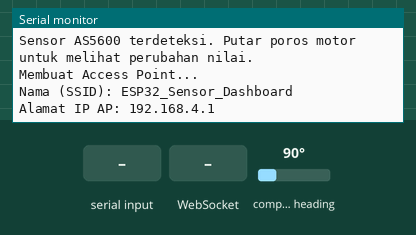
This sketch was run on a simulated ESP32. Shown: the last lines printed to the serial monitor. The inputs (shaded band) are chosen by the test bench; at power-on: compass heading 90°.

Above: at 1.2 s.
1.3 s: "1\n" received over Serial
At 2.0 s:
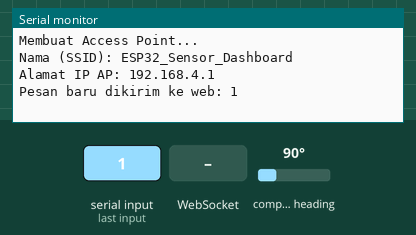
2.8 s: WebSocket text "1" received
At 4.0 s:
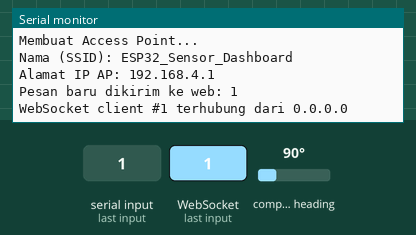

The sketch:

firm-to-gui.ino
```cpp
#include <Wire.h>
#include <AS5600.h>
#include <WiFi.h>
#include <ESPAsyncWebServer.h>

AS5600 as5600;

const char *ssid = "ESP32_Sensor_Dashboard";
const char *password = "12345678";

AsyncWebServer server(80);
AsyncWebSocket ws("/ws");

// uint16_t last_raw_angle = 0;
// float last_angle_deg = 0.0;
String lastSerialMessage = "Tidak ada pesan.";

const char htmlContent[] PROGMEM = R"rawliteral(
<!DOCTYPE html>
<html lang="id">
<head>
    <meta charset="UTF-8">
    <meta name="viewport" content="width=device-width, initial-scale=1.0">
    <title>ESP32 Real-Time Dashboard</title>
    <style>
        body { font-family: Arial, sans-serif; background-color: #f0f2f5; margin: 0; padding: 20px; display: flex; justify-content: center; align-items: center; min-height: 100vh; }
        .container { background-color: white; padding: 30px; border-radius: 10px; box-shadow: 0 4px 8px rgba(0,0,0,0.1); text-align: center; max-width: 400px; width: 100%; }
        h1 { color: #333; }
        #ws-status { font-size: 0.8em; padding: 5px 10px; border-radius: 15px; color: white; }
        .connected { background-color: #28a745; }
        .disconnected { background-color: #dc3545; }
        .sensor-data { margin-top: 20px; font-size: 1.2em; }
        .data-label { font-weight: bold; color: #555; }
        .data-value { color: #007BFF; font-family: 'Courier New', Courier, monospace; font-size: 1.5em; display: block; margin-top: 5px; }
        .message-box { margin-top: 30px; border-top: 1px solid #eee; padding-top: 20px; }
        .message-value { color: #28a745; font-style: italic; font-size: 1.2em; }
    </style>
</head>
<body>
    <div class="container">
        <h1>Dashboard Real-Time <span id="ws-status" class="disconnected">Offline</span></h1>
        <div class="sensor-data">
            <p class="data-label">Posisi Sudut Mentah:</p>
            <span id="raw_angle" class="data-value">---</span>

            <p class="data-label" style="margin-top: 25px;">Derajat:</p>
            <span id="angle_deg" class="data-value">--- &deg;</span>
        </div>
        <div class="message-box">
            <p class="data-label">Pesan dari Serial Monitor:</p>
            <span id="serial_message" class="message-value">Menunggu pesan...</span>
        </div>
    </div>
    <script>
        // Alamat WebSocket, menggunakan hostname halaman untuk fleksibilitas
        var gateway = `ws://${window.location.hostname}/ws`;
        var websocket;

        // Fungsi untuk memulai koneksi WebSocket
        function initWebSocket() {
            console.log('Mencoba terhubung ke WebSocket...');
            websocket = new WebSocket(gateway);
            websocket.onopen = onOpen;
            websocket.onclose = onClose;
            websocket.onmessage = onMessage;
        }

        // Saat koneksi berhasil dibuka
        function onOpen(event) {
            console.log('Koneksi WebSocket berhasil dibuka.');
            document.getElementById('ws-status').innerHTML = 'Online';
            document.getElementById('ws-status').className = 'connected';
        }

        // Saat koneksi ditutup
        function onClose(event) {
            console.log('Koneksi WebSocket ditutup.');
            document.getElementById('ws-status').innerHTML = 'Offline';
            document.getElementById('ws-status').className = 'disconnected';
            setTimeout(initWebSocket, 2000); // Coba sambungkan lagi setelah 2 detik
        }

        // Saat menerima pesan dari server
        function onMessage(event) {
            console.log('Menerima pesan:', event.data);
            var myObj = JSON.parse(event.data);
            document.getElementById("raw_angle").innerHTML = myObj.raw;
            document.getElementById("angle_deg").innerHTML = myObj.deg + " &deg;";
            document.getElementById("serial_message").innerHTML = myObj.message;
        }

        // Panggil fungsi untuk memulai koneksi saat halaman dimuat
        window.addEventListener('load', initWebSocket);
    </script>
</body>
</html>
)rawliteral";

// websocket handler
void onEvent(AsyncWebSocket *server, AsyncWebSocketClient *client, AwsEventType type, void *arg, uint8_t *data, size_t len) {
  switch (type) {
    case WS_EVT_CONNECT:
      Serial.printf("WebSocket client #%u terhubung dari %s\n", client->id(), client->remoteIP().toString().c_str());
      break;
    case WS_EVT_DISCONNECT:
      Serial.printf("WebSocket client #%u terputus\n", client->id());
      break;
    case WS_EVT_DATA:
      break;
    case WS_EVT_PONG:
    case WS_EVT_ERROR:
      break;
  }
}

void setup() {
  Serial.begin(115200);
  Wire.begin();  // pin default GPIO 21 (SDA) dan 22 (SCL)

  as5600.begin();
  // if (!as5600.isConnected()) {
  //   Serial.println("Error: Sensor AS5600 tidak terdeteksi! ");
  //   while (1);
  // }
  Serial.println("Sensor AS5600 terdeteksi. Putar poros motor untuk melihat perubahan nilai.");
  // (0-4095)
  uint16_t startPos = as5600.rawAngle();
  as5600.setZPosition(startPos);

  Serial.println("\nMembuat Access Point...");
  Serial.print("Nama (SSID): ");
  Serial.println(ssid);
  WiFi.softAP(ssid, password);

  IPAddress myIP = WiFi.softAPIP();
  Serial.print("Alamat IP AP: ");
  Serial.println(myIP);

  ws.onEvent(onEvent);
  server.addHandler(&ws);

  // server.on("/data", HTTP_GET, [](AsyncWebServerRequest *request){
  //   // coba kirim string
  //   String json = "{\"raw\":" + String(last_raw_angle) +
  //                 ", \"deg\":" + String(last_angle_deg, 2) +
  //                 ", \"message\":\"" + lastSerialMessage + "\"}";
  //   request->send(200, "application/json", json);
  // });
  server.on("/", HTTP_GET, [](AsyncWebServerRequest *request) {
    request->send_P(200, "text/html", htmlContent);
  });

  server.begin();
}

void loop() {

  if (Serial.available() > 0) {
    String receivedText = Serial.readStringUntil('\n');
    receivedText.trim();

    if (receivedText.length() > 0) {
      lastSerialMessage = receivedText;
      Serial.print("Pesan baru dikirim ke web: ");
      Serial.println(lastSerialMessage);
    }
  }

  float raw_angle = as5600.rawAngle();
  float angle_deg = (raw_angle / 4095) * 360;

  String json = "{\"raw\":" + String(raw_angle) + ", \"deg\":" + String(angle_deg, 2) + ", \"message\":\"" + lastSerialMessage + "\"}";

  ws.textAll(json);
  //cleanup
  ws.cleanupClients();

  // Serial.print("Posisi Sudut Mentah: ");
  // Serial.println(currentPos);
  // Serial.print(" || Derajat: ");
  // Serial.print(currentPos/4095 * 360);

  delay(100);
}
```

Measured:
- after the input at 1.3 s, the serial monitor: prints a new line at once (image 1)
- after the input at 2.8 s, the serial monitor: prints a new line at once (image 2)
